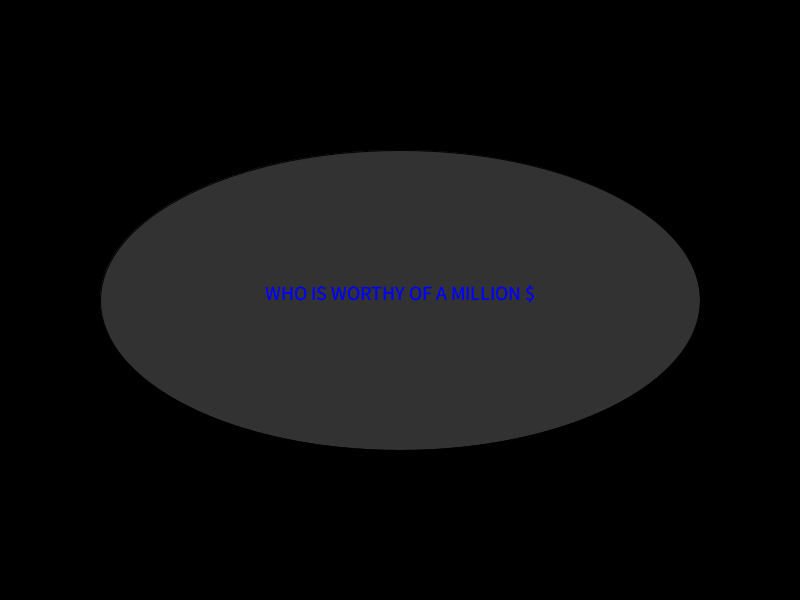
Frame 1 (no input)
Frame 60 (the mouse pressed at the canvas centre just before this capture): identical to frame 1, image omitted
Frame 120 (the mouse held since frame 60 and released just before this capture): identical to frame 1, image omitted

The Processing sketch that drew this single still picture (run headless with seeded random() and noise(); from frame 60 on, the mouse is pressed at the canvas centre):

// Processing sketch: processing_174415
// ── processing_174415.pde

int gameState=0;
int currentQuestion = 0;

int START_SCREEN = 0;
int GAME_QUESTION = 1;
int CORRECT_ANSWER = 2;
int WRONG_ANSWER = 3;
int WIN_SCREEN = 4;

Question[] questions = new Question[4];

void setup() {
  size(800, 600);
  textSize(20);



  String[] answers0 = {
    "A. Roadrunner", "B. Eagle", "C. Cow", "D.Dog "
  };
  questions [0] = new Question("What is the Crossroads school mascot?", 'A', answers0);

  String[] answers1= { 
    "A. Dog", "B. Cat", "C. Horse", "D. Zebra"
  }; 
  questions [1] = new Question("What animal has black and white stripes?", 'D', answers1);

  String[] answers2 = { 
    "A. Death Valley", "B. The Sahara", "C. The Mohave", "D. Antarctica"
  };
  questions [2]= new Question ("What is the largest desert in the world?", 'D', answers2);
  String[] answers3 = { 
    "A. Ferrari 458", "B. Lamborghini Aventador", "C. Mclaren P1", "D. 911 turboS"
  };
  questions [3] = new Question("What is the most expensive car", 'C', answers3);
}
void draw () {
  background (0);
  if (gameState == START_SCREEN) {
    drawSplashScreen();
    text ("WHO IS WORTHY OF A MILLION $", width/2, height/2);
  } else if (gameState == GAME_QUESTION) {
    questions[currentQuestion].display();
  } else if (gameState == CORRECT_ANSWER) {
    drawCorrectScreen();
  } else if (gameState == WRONG_ANSWER) {
    drawWrongAnswerScreen();
  } else if (gameState == WIN_SCREEN) {
    drawWinScreen();
  }
}
void keyPressed() {
  if (gameState == START_SCREEN) {
    gameState = 1;
  } else if (gameState == GAME_QUESTION) {
    if (questions[currentQuestion].isCorrectAnswer(key)) {
      currentQuestion ++;
      if (currentQuestion > questions.length-1) {
        gameState = WIN_SCREEN;
      } else {
        gameState = CORRECT_ANSWER;
      }
    } else {
      // Game Over!
      gameState = WRONG_ANSWER;
    }
  } else if (gameState == CORRECT_ANSWER) {
    gameState = GAME_QUESTION;
  } else if (gameState == WRONG_ANSWER || gameState == WIN_SCREEN) {
    currentQuestion = 0;
    gameState = START_SCREEN;
  }
}

void drawSplashScreen () {
  textAlign (CENTER);
  fill (50);
  ellipse (width/2, height/2, 600, 300);
  fill (0,0,255);
  text ("WHO IS WORTHY OF A MILLION $", width/2, height/2);
}

void drawCorrectScreen() {
  textAlign(CENTER);
  fill(50);
  rect(width/2, height/2-10, 400, 150);
  fill(0, 0, 255);
  text("THATS RIGHT!", width/2, height/2);
}
 
 
void drawWrongAnswerScreen() {
  textAlign(CENTER);
  fill(50);
  rect(width/2, height/2+10, 400, 150);
  fill(0, 0, 255);
  text("GOOD TRY, BUT THATS WRONG!!! \n  Press space to try again.", width/2, height/2);
}
void drawWinScreen() {
  textAlign(CENTER);
  fill(#FFFFFF);
  rect(width/2, height/2+10, 600, 250);
  fill(0, 0, 255);
  text("CONGRATS! YOU HAVE EARNED A MILLION $ \n WHO WANTS TO BE A MILLIONAIRE!!! \n  Press space to try again.", width/2, height/2);
}
 
class Question {
 
  String question;
  char correctAnswer;
  String[] answers;
 
  Question(String nquestion, char ncorrectAnswer, String[] nanswers) {
    question = nquestion;
    correctAnswer = ncorrectAnswer;
    answers = nanswers;
  }
 
  void display() {
    rectMode(CENTER);
    textAlign(CENTER);
    noFill();
    // Question
    rect(400, 100, 600, 80);
    text(question, 400, 100);
    // Answer 0
    rect(200, 300, 100, 80);
    text(answers[0], 200, 300);
    // Answer 1
    rect(600, 300, 100, 80);
    text(answers[1], 600, 300);
    // Answer 2
    rect(200, 450, 100, 80);
    text(answers[2], 200, 450);
    // Answer 3
    rect(600, 450, 100, 80);
    text(answers[3], 600, 450);
  }
 
  boolean isCorrectAnswer(char answer) {
    if ( answer ==  correctAnswer )return true;
    else return false;
  }
}
